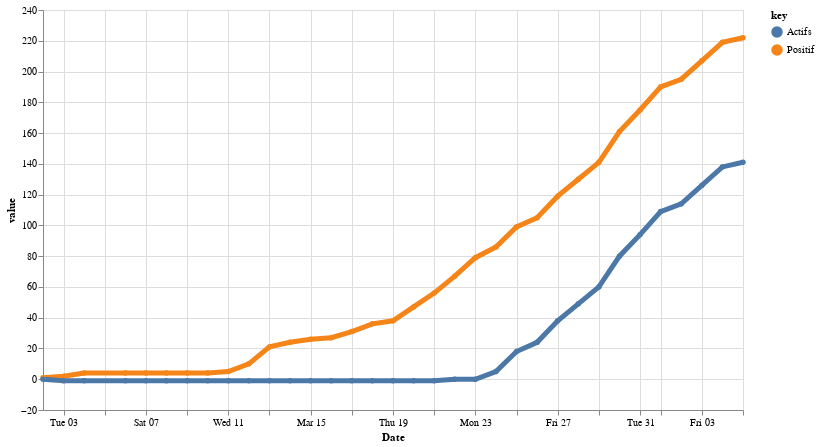

Here is the notebook cell this chart was saved with:
### Markdown cell above
### Q6

### Code cell
chart = alt.Chart(evol_cases.reset_index()).transform_fold(
    ['Positif', 'Actifs'],
).mark_line(size=5, point=True).encode(
    x='Date:T',
    y='value:Q',
    color='key:N',
    tooltip="value:Q"
).properties(height=400, width=700)

chart

### Figure 1 — Vega-Lite specification as saved in the notebook (floating-point values rounded to 4 significant figures)
{"config": {"view": {"continuousWidth": 400, "continuousHeight": 300}}, "data": {"name": "data-9687960a683b4f41455ff621f7f8a731"}, "mark": {"type": "line", "point": true, "size": 5}, "encoding": {"color": {"field": "key", "type": "nominal"}, "tooltip": {"field": "value", "type": "quantitative"}, "x": {"field": "Date", "type": "temporal"}, "y": {"field": "value", "type": "quantitative"}}, "height": 400, "transform": [{"fold": ["Positif", "Actifs"]}], "width": 700, "$schema": "https://vega.github.io/schema/vega-lite/v4.17.0.json", "datasets": {"data-9687960a683b4f41455ff621f7f8a731": [{"Date": "2020-03-02T00:00:00", "Positif": 1, "Negatif": 0, "Décédé": 0.0, "Guéri": 1.0, "Actifs": 0.0}, {"Date": "2020-03-03T00:00:00", "Positif": 2, "Negatif": 1, "Décédé": 0.0, "Guéri": 3.0, "Actifs": -1.0}, {"Date": "2020-03-04T00:00:00", "Positif": 4, "Negatif": 1, "Décédé": 0.0, "Guéri": 5.0, "Actifs": -1.0}, {"Date": "2020-03-06T00:00:00", "Positif": 4, "Negatif": 3, "Décédé": 0.0, "Guéri": 5.0, "Actifs": -1.0}, {"Date": "2020-03-07T00:00:00", "Positif": 4, "Negatif": 5, "Décédé": 0.0, "Guéri": 5.0, "Actifs": -1.0}, {"Date": "2020-03-08T00:00:00", "Positif": 4, "Negatif": 7, "Décédé": 0.0, "Guéri": 5.0, "Actifs": -1.0}, {"Date": "2020-03-09T00:00:00", "Positif": 4, "Negatif": 13, "Décédé": 0.0, "Guéri": 5.0, "Actifs": -1.0}, {"Date": "2020-03-10T00:00:00", "Positif": 4, "Negatif": 14, "Décédé": 0.0, "Guéri": 5.0, "Actifs": -1.0}, {"Date": "2020-03-11T00:00:00", "Positif": 5, "Negatif": 21, "Décédé": 0.0, "Guéri": 6.0, "Actifs": -1.0}, {"Date": "2020-03-12T00:00:00", "Positif": 10, "Negatif": 22, "Décédé": 0.0, "Guéri": 11.0, "Actifs": -1.0}, {"Date": "2020-03-13T00:00:00", "Positif": 21, "Negatif": 22, "Décédé": 0.0, "Guéri": 22.0, "Actifs": -1.0}, {"Date": "2020-03-14T00:00:00", "Positif": 24, "Negatif": 22, "Décédé": 0.0, "Guéri": 25.0, "Actifs": -1.0}, {"Date": "2020-03-15T00:00:00", "Positif": 26, "Negatif": 22, "Décédé": 0.0, "Guéri": 27.0, "Actifs": -1.0}, {"Date": "2020-03-16T00:00:00", "Positif": 27, "Negatif": 30, "Décédé": 0.0, "Guéri": 28.0, "Actifs": -1.0}, {"Date": "2020-03-17T00:00:00", "Positif": 31, "Negatif": 70, "Décédé": 0.0, "Guéri": 32.0, "Actifs": -1.0}, {"Date": "2020-03-18T00:00:00", "Positif": 36, "Negatif": 92, "Décédé": 0.0, "Guéri": 37.0, "Actifs": -1.0}, {"Date": "2020-03-19T00:00:00", "Positif": 38, "Negatif": 112, "Décédé": 0.0, "Guéri": 39.0, "Actifs": -1.0}, {"Date": "2020-03-20T00:00:00", "Positif": 47, "Negatif": 159, "Décédé": 0.0, "Guéri": 48.0, "Actifs": -1.0}, {"Date": "2020-03-21T00:00:00", "Positif": 56, "Negatif": 181, "Décédé": 0.0, "Guéri": 57.0, "Actifs": -1.0}, {"Date": "2020-03-22T00:00:00", "Positif": 67, "Negatif": 255, "Décédé": 1.0, "Guéri": 67.0, "Actifs": 0.0}, {"Date": "2020-03-23T00:00:00", "Positif": 79, "Negatif": 304, "Décédé": 1.0, "Guéri": 79.0, "Actifs": 0.0}, {"Date": "2020-03-24T00:00:00", "Positif": 86, "Negatif": 356, "Décédé": 1.0, "Guéri": 81.0, "Actifs": 5.0}, {"Date": "2020-03-25T00:00:00", "Positif": 99, "Negatif": 485, "Décédé": 1.0, "Guéri": 81.0, "Actifs": 18.0}, {"Date": "2020-03-26T00:00:00", "Positif": 105, "Negatif": 609, "Décédé": 1.0, "Guéri": 81.0, "Actifs": 24.0}, {"Date": "2020-03-27T00:00:00", "Positif": 119, "Negatif": 739, "Décédé": 1.0, "Guéri": 81.0, "Actifs": 38.0}, {"Date": "2020-03-28T00:00:00", "Positif": 130, "Negatif": 826, "Décédé": 1.0, "Guéri": 81.0, "Actifs": 49.0}, {"Date": "2020-03-29T00:00:00", "Positif": 141, "Negatif": 966, "Décédé": 1.0, "Guéri": 81.0, "Actifs": 60.0}, {"Date": "2020-03-30T00:00:00", "Positif": 161, "Negatif": 1033, "Décédé": 1.0, "Guéri": 81.0, "Actifs": 80.0}, {"Date": "2020-03-31T00:00:00", "Positif": 175, "Negatif": 1117, "Décédé": 2.0, "Guéri": 81.0, "Actifs": 94.0}, {"Date": "2020-04-01T00:00:00", "Positif": 190, "Negatif": 1297, "Décédé": 2.0, "Guéri": 81.0, "Actifs": 109.0}, {"Date": "2020-04-02T00:00:00", "Positif": 195, "Negatif": 1379, "Décédé": 2.0, "Guéri": 81.0, "Actifs": 114.0}, {"Date": "2020-04-03T00:00:00", "Positif": 207, "Negatif": 1520, "Décédé": 2.0, "Guéri": 81.0, "Actifs": 126.0}, {"Date": "2020-04-04T00:00:00", "Positif": 219, "Negatif": 1685, "Décédé": 2.0, "Guéri": 81.0, "Actifs": 138.0}, {"Date": "2020-04-05T00:00:00", "Positif": 222, "Negatif": 1774, "Décédé": 2.0, "Guéri": 81.0, "Actifs": 141.0}]}}
